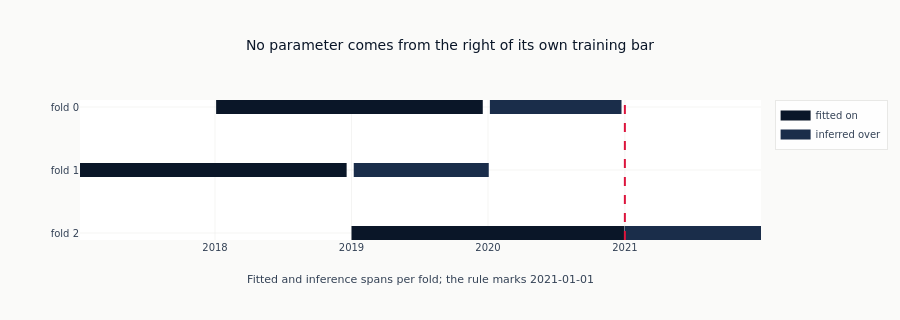

Notebook cell for this chart:
### Markdown cell above
### F1. The fold contract

The figure the fold table cannot replace: every fitted parameter comes from the left-hand bar of
its own row, and the inference bar it feeds sits entirely to the right of it. The holdout rule
marks where the sealed period begins. The last row is the holdout fold, and it is the one to
read carefully - it exists because a conditional-volatility feature has to be defined over the
holdout for a later stage to score it, and it is fitted on development prices only.

### Code cell
fig = go.Figure()
palette = ml4t_palette(2)
for row, fold in enumerate(folds):
    label = f"fold {fold['fold']}"
    for span, colour, name in (
        (("train_start", "train_end"), palette[0], "fitted on"),
        (("test_start", "test_end"), palette[1], "inferred over"),
    ):
        fig.add_trace(
            go.Scatter(
                x=[fold[span[0]], fold[span[1]]],
                y=[label, label],
                mode="lines",
                line=dict(color=colour, width=14),
                name=name,
                showlegend=row == 0,
            )
        )
fig.add_vline(x=holdout_start, line_dash="dash", line_color="crimson")
fig.update_layout(
    title="No parameter comes from the right of its own training bar",
    xaxis_title=f"Fitted and inference spans per fold; the rule marks {holdout_start}",
    height=320,
)
fig.update_yaxes(autorange="reversed")
fig.show()

### Figure 1 — Plotly figure (JSON) as saved in the notebook; plotly's stock layout.template omitted (floating-point values rounded to 4 significant figures)
{"data": [{"line": {"color": "#0a1628", "width": 14}, "mode": "lines", "name": "fitted on", "showlegend": true, "type": "scatter", "x": ["2018-01-04", "2019-12-18"], "y": ["fold 0", "fold 0"]}, {"line": {"color": "#1a2d4a", "width": 14}, "mode": "lines", "name": "inferred over", "showlegend": true, "type": "scatter", "x": ["2020-01-06", "2020-12-23"], "y": ["fold 0", "fold 0"]}, {"line": {"color": "#0a1628", "width": 14}, "mode": "lines", "name": "fitted on", "showlegend": false, "type": "scatter", "x": ["2017-01-05", "2018-12-19"], "y": ["fold 1", "fold 1"]}, {"line": {"color": "#1a2d4a", "width": 14}, "mode": "lines", "name": "inferred over", "showlegend": false, "type": "scatter", "x": ["2019-01-07", "2020-01-03"], "y": ["fold 1", "fold 1"]}, {"line": {"color": "#0a1628", "width": 14}, "mode": "lines", "name": "fitted on", "showlegend": false, "type": "scatter", "x": ["2019-01-01", "2020-12-31"], "y": ["fold 2", "fold 2"]}, {"line": {"color": "#1a2d4a", "width": 14}, "mode": "lines", "name": "inferred over", "showlegend": false, "type": "scatter", "x": ["2021-01-01", "2021-12-31"], "y": ["fold 2", "fold 2"]}], "layout": {"height": 320, "shapes": [{"line": {"color": "crimson", "dash": "dash"}, "type": "line", "x0": "2021-01-01", "x1": "2021-01-01", "xref": "x", "y0": 0, "y1": 1, "yref": "y domain"}], "title": {"text": "No parameter comes from the right of its own training bar"}, "xaxis": {"title": {"text": "Fitted and inference spans per fold; the rule marks 2021-01-01"}}, "yaxis": {"autorange": "reversed"}}}
